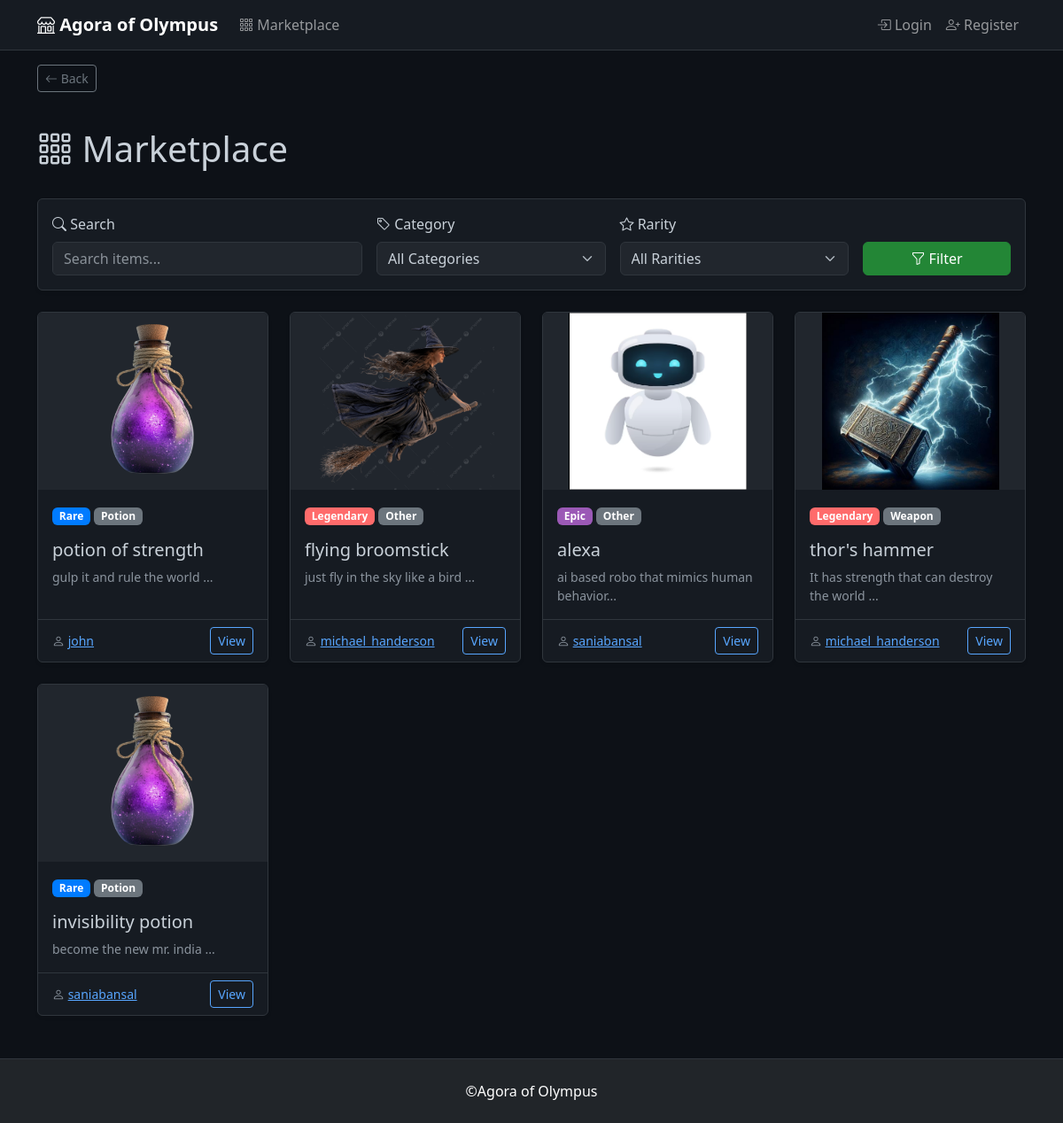
/marketplace, run on the app's committed database.
### app/models.py (models this page shows, shortened)
class Item(db.Model):
    id = db.Column(db.Integer, primary_key=True)
    name = db.Column(db.String(100), nullable=False)
    description = db.Column(db.Text, nullable=False)
    image = db.Column(db.String(200), default='default_item.png')
    category = db.Column(db.String(50), nullable=False)
    rarity = db.Column(db.String(20), nullable=False)
    seller_id = db.Column(db.Integer, db.ForeignKey('user.id'), nullable=False)
    created_at = db.Column(db.DateTime, default=datetime.utcnow)
    messages = db.relationship('Message', backref='item', lazy='dynamic', cascade='all, delete-orphan')

class User(UserMixin, db.Model):
    id = db.Column(db.Integer, primary_key=True)
    username = db.Column(db.String(80), unique=True, nullable=False)
    email = db.Column(db.String(120), unique=True, nullable=False)
    password_hash = db.Column(db.String(200), nullable=False)
    avatar = db.Column(db.String(200), default='default_avatar.png')
    created_at = db.Column(db.DateTime, default=datetime.utcnow)
    items = db.relationship('Item', backref='seller', lazy='dynamic', cascade='all, delete-orphan')
    sent_messages = db.relationship('Message', foreign_keys='Message.sender_id',
                                   backref='sender', lazy='dynamic', cascade='all, delete-orphan')
    received_messages = db.relationship('Message', foreign_keys='Message.recipient_id',
                                       backref='recipient', lazy='dynamic', cascade='all, delete-orphan')

### app/routes.py (the view)
@main.route('/marketplace')
def marketplace():
    page = request.args.get('page', 1, type=int)
    category = request.args.get('category', 'all')
    rarity = request.args.get('rarity', 'all')
    search = request.args.get('search', '')
    query = Item.query
    if category != 'all':
        query = query.filter_by(category=category)
    if rarity != 'all':
        query = query.filter_by(rarity=rarity)
    if search:
        query = query.filter(Item.name.ilike(f'%{search}%'))
    items = query.order_by(Item.created_at.desc()).paginate(
        page=page, per_page=12, error_out=False
    )
    return render_template('marketplace.html', items=items,
                         category=category, rarity=rarity, search=search)

### app/templates/marketplace.html (shortened to what this page needs)
{% extends "base.html" %}
{% block content %}
<div class="d-flex justify-content-between align-items-center mb-4">
    <h1><i class="bi bi-grid-3x3-gap"></i> Marketplace</h1>
</div>
<div class="card mb-4 shadow-sm">
    <div class="card-body">
        <form method="GET" action="{{ url_for('main.marketplace') }}">
            <div class="row g-3">
                <div class="col-md-4">
                    <label class="form-label"><i class="bi bi-search"></i> Search</label>
                    <input type="text" name="search" class="form-control" placeholder="Search items..."
                        value="{{ search }}">
                </div>
                <div class="col-md-3">
                    <label class="form-label"><i class="bi bi-tag"></i> Category</label>
                    <select name="category" class="form-select">
                        <option value="all" {% if category=='all' %}selected{% endif %}>All Categories</option>
                    </select>
                </div>
                <div class="col-md-3">
                    <label class="form-label"><i class="bi bi-star"></i> Rarity</label>
                    <select name="rarity" class="form-select">
                        <option value="all" {% if rarity=='all' %}selected{% endif %}>All Rarities</option>
                    </select>
                </div>
                <div class="col-md-2 d-flex align-items-end">
                    <button type="submit" class="btn btn-primary w-100">
                        <i class="bi bi-funnel"></i> Filter
                    </button>
                </div>
            </div>
        </form>
    </div>
</div>
{% if items.items %}
<div class="row g-4 mb-4">
    {% for item in items.items %}
    <div class="col-md-4 col-lg-3">
        <div class="card h-100 shadow-sm">
            <img src="{{ url_for('static', filename='uploads/items/' + item.image) }}" class="card-img-top"
                alt="{{ item.name }}"
                style="height: 200px; object-fit: contain; background-color: #21262d;"
                onerror="this.src='https://via.placeholder.com/400x200?text={{ item.name }}'">
            <div class="card-body">
                <span class="badge rarity-{{ item.rarity }} mb-2">{{ item.rarity.title() }}</span>
                <span class="badge bg-secondary mb-2">{{ item.category.title() }}</span>
                <h5 class="card-title mt-2">{{ item.name }}</h5>
                <p class="card-text text-muted small">{{ item.description[:80] }}...</p>
            </div>
            <div class="card-footer bg-transparent">
                <div class="d-flex justify-content-between align-items-center">
                    <small class="text-muted">
                        <i class="bi bi-person"></i> <a
                            href="{{ url_for('main.profile', username=item.seller.username) }}">{{ item.seller.username
                            }}</a>
                    </small>
                    <a href="{{ url_for('main.item_detail', item_id=item.id) }}"
                        class="btn btn-sm btn-outline-primary">View</a>
                </div>
            </div>
        </div>
    </div>
    {% endfor %}
</div>
{% endif %}
{% endblock %}

### app/templates/base.html (style rules this page uses)
:root { --bg-primary: #0d1117; --bg-secondary: #161b22; --bg-tertiary: #21262d; --border-color: #30363d; --text-primary: #c9d1d9; --text-secondary: #8b949e; --accent-blue: #58a6ff; --accent-purple: #bc8cff; --accent-green: #3fb950; }
html, body { height: 100%; margin: 0; background-color: var(--bg-primary); color: var(--text-primary); }
body { display: flex; flex-direction: column; }
.card { background-color: var(--bg-secondary); border: 1px solid var(--border-color); color: var(--text-primary); }
.card-footer { background-color: var(--bg-tertiary); border-top: 1px solid var(--border-color); }
.form-control, .form-select { background-color: var(--bg-tertiary); border: 1px solid var(--border-color); color: var(--text-primary); }
a { color: var(--accent-blue); }
.btn-primary { background-color: #238636; border-color: #238636; }
.btn-outline-primary { color: var(--accent-blue); border-color: var(--accent-blue); }
.rarity-rare { background-color: #007bff; color: white; }
.rarity-epic { background-color: #9b59b6; color: white; }
.rarity-legendary { background-color: #ff6b6b; color: white; }
.text-muted { color: var(--text-secondary) !important; }

### data on the page
Item: image (picture), rarity "Rare", category "Potion", name "potion of strength", description "gulp it and rule the world", seller.username "john"
Item: image (picture), rarity "Legendary", category "Other", name "flying broomstick", description "just fly in the sky like a bird", seller.username "michael_handerson"
Item: image (picture), rarity "Epic", category "Other", name "alexa", description "ai based robo that mimics human behavior", seller.username "saniabansal"
Item: image (picture), rarity "Legendary", category "Weapon", name "thor's hammer", description "It has strength that can destroy the world", seller.username "michael_handerson"
Item: image (picture), rarity "Rare", category "Potion", name "invisibility potion", description "become the new mr. india", seller.username "saniabansal"
